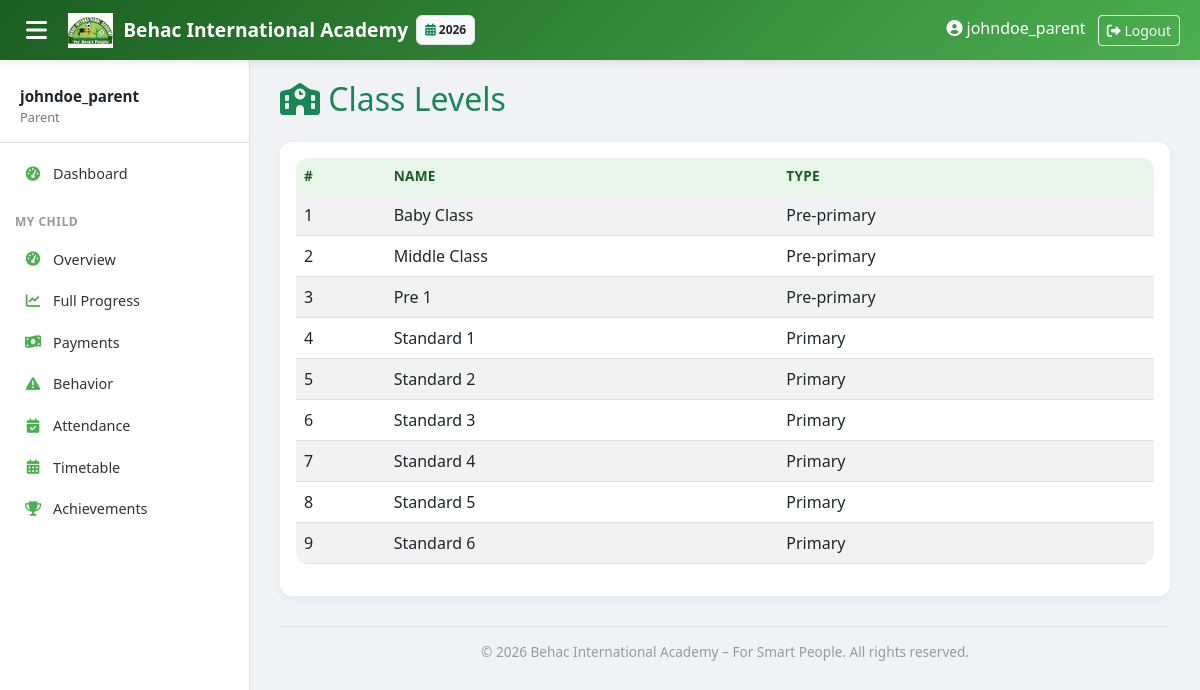
The page /academics/classes/ (signed in) on the database its author committed.
### core/models.py (models this page shows, shortened)
class AcademicYear(models.Model):
    name = models.CharField(max_length=20)  # "2025-2026"
    start_date = models.DateField()
    end_date = models.DateField()
    is_current = models.BooleanField(default=False)

### academics/models.py (models this page shows, shortened)
class ClassLevel(models.Model):
    LEVEL_TYPES = (('PRE','Pre-primary'), ('PRIMARY','Primary'))
    name = models.CharField(max_length=20)  # "Pre 1", "Grade 1"
    level_type = models.CharField(max_length=10, choices=LEVEL_TYPES)
    order = models.PositiveSmallIntegerField(unique=True)  # 1..9
    class Meta:
        ordering = ['order']

### academics/views.py (the view)
# urls.py: path('classes/', views.ClassLevelListView.as_view(), name='classlevel_list'),
class ClassLevelListView(LoginRequiredMixin, ListView):
    model = ClassLevel
    template_name = 'academics/classlevel_list.html'
    context_object_name = 'classlevels'
    def get_queryset(self):
        qs = super().get_queryset()
        if hasattr(self.request.user, 'teacher_profile'):
            teacher = self.request.user.teacher_profile
            teacher_classes = teacher.classes.all()
            if teacher_classes.exists():
                qs = teacher_classes
        return qs.distinct()

### academics/context_processors.py (called while the page is built)
def academic_year_processor(request):
    current_year = AcademicYear.objects.filter(is_current=True).first()
    all_years = AcademicYear.objects.all().order_by('-start_date')
    return {
        'current_year': current_year,
        'all_years': all_years,
    }

### templates/academics/classlevel_list.html
{% extends 'base.html' %}
{% block content %}
<div class="d-flex justify-content-between align-items-center mb-3">
    <h2 class="text-success"><i class="fas fa-school"></i> Class Levels</h2>
</div>
<div class="card">
    <div class="card-body">
        <div class="table-responsive">
            <table class="table table-striped">
                <thead><tr><th>#</th><th>Name</th><th>Type</th></tr></thead>
                <tbody>
                    {% for c in classlevels %}
                    <tr>
                        <td>{{ c.order }}</td>
                        <td>{{ c.name }}</td>
                        <td>{{ c.get_level_type_display }}</td>
                    </tr>
                    {% empty %}<tr><td colspan="3">No classes configured.</td></tr>{% endfor %}
                </tbody>
            </table>
        </div>
    </div>
</div>
{% endblock %}

### templates/base.html (shortened to what this page needs)
<!DOCTYPE html>
<html lang="en">
<head>
    <link href="https://cdn.jsdelivr.net/npm/bootstrap@5.3.0/dist/css/bootstrap.min.css" rel="stylesheet">
    <link rel="stylesheet" href="https://cdnjs.cloudflare.com/ajax/libs/font-awesome/6.0.0/css/all.min.css">
</head>
<body>
    {% if user.is_authenticated %}
    <nav class="topbar">
        <button class="sidebar-toggle" onclick="document.querySelector('.sidebar').classList.toggle('show')">
            <i class="fas fa-bars"></i>
        </button>
        <a class="topbar-brand" href="{% url 'dashboard:home' %}">
            <img src="/static/images/behac_logo.png" alt="Logo"> Behac International Academy
        </a>
        {% if current_year %}
        <span class="badge bg-light text-dark ms-2 p-2 border" style="font-size: 0.75rem;">
            <i class="fas fa-calendar-alt text-success"></i> {{ current_year.name }}
        </span>
        {% endif %}
        <div class="ms-auto">
            {% if user.is_authenticated %}
                <span class="me-2 d-none d-sm-inline"><i class="fas fa-user-circle"></i> {{ user.get_full_name|default:user.username }}</span>
                <form method="post" action="{% url 'logout' %}" style="display:inline;">
                    <button type="submit" class="btn btn-sm btn-outline-light">
                        <i class="fas fa-sign-out-alt"></i> Logout
                    </button>
                </form>
            {% endif %}
        </div>
    </nav>
    <div class="sidebar" id="sidebar">
        <div class="user-info">
            <div class="name">{{ user.get_full_name|default:user.username }}</div>
            <div class="role">
                {% if user.is_superuser %}Owner
                {% elif user.groups.all %}{{ user.groups.first.name }}
                {% else %}Staff{% endif %}
            </div>
        </div>
        {% if user.is_authenticated %}
        <ul class="nav flex-column">
            <li class="nav-item">
                <a class="nav-link {% if request.path == '/' %}active{% endif %}" href="{% url 'dashboard:home' %}">
                    <i class="fas fa-tachometer-alt"></i> Dashboard
                </a>
            </li>
            {% with user_groups=user.groups.all %}
            {% if 'Parent' in user_groups|join:', ' %}
            <li class="nav-section">My Child</li>
            <li class="nav-item">
                <a class="nav-link {% if '/dashboard/parent/' == request.path %}active{% endif %}" href="{% url 'dashboard:parent' %}"><i class="fas fa-tachometer-alt"></i> Overview</a>
            </li>
            <li class="nav-item">
                <a class="nav-link {% if '/dashboard/parent/progress/' in request.path %}active{% endif %}" href="{% url 'dashboard:parent_progress' %}"><i class="fas fa-chart-line"></i> Full Progress</a>
            </li>
            <li class="nav-item">
                <a class="nav-link {% if '/dashboard/parent/payments/' in request.path %}active{% endif %}" href="{% url 'dashboard:parent_payments' %}"><i class="fas fa-money-bill-wave"></i> Payments</a>
            </li>
            <li class="nav-item">
                <a class="nav-link {% if '/dashboard/parent/behavior/' in request.path %}active{% endif %}" href="{% url 'dashboard:parent_behavior' %}"><i class="fas fa-exclamation-triangle"></i> Behavior</a>
            </li>
            <li class="nav-item">
                <a class="nav-link {% if '/dashboard/parent/attendance/' in request.path %}active{% endif %}" href="{% url 'dashboard:parent_attendance' %}"><i class="fas fa-calendar-check"></i> Attendance</a>
            </li>
            <li class="nav-item">
                <a class="nav-link {% if '/dashboard/parent/timetable/' in request.path %}active{% endif %}" href="{% url 'dashboard:parent_timetable' %}"><i class="fas fa-calendar-alt"></i> Timetable</a>
            </li>
            <li class="nav-item">
                <a class="nav-link {% if '/dashboard/parent/achievements/' in request.path %}active{% endif %}" href="{% url 'dashboard:parent_achievements' %}"><i class="fas fa-trophy"></i> Achievements</a>
            </li>
            {% endif %}
            {% endwith %}
        </ul>
        {% endif %}
    </div>
    {% endif %}
    <div class="main-content"{% if not user.is_authenticated %} style="margin-left: 0 !important;"{% endif %}>
        {% block content %}{% endblock %}
        <div class="main-footer">
            &copy; {% now "Y" %} Behac International Academy – For Smart People. All rights reserved.
        </div>
    </div>
</body>
</html>

### templates/base.html (style rules this page uses)
:root { --behac-dark: #1B5E20; --behac-light: #4CAF50; --behac-bg: #E8F5E9; --sidebar-width: 250px; }
body { background-color: #f0f2f5; font-family: 'Segoe UI', Tahoma, Geneva, Verdana, sans-serif; overflow-x: hidden; }
.topbar { background: linear-gradient(135deg, var(--behac-dark), var(--behac-light)); box-shadow: 0 2px 8px rgba(0,0,0,0.1); position: fixed; top: 0; left: 0; right: 0; z-index: 1030; height: 60px; display: flex; align-items: center; padding: 0 20px; color: white; }
.topbar-brand { font-weight: bold; font-size: 1.2rem; color: white; text-decoration: none; display: flex; align-items: center; gap: 10px; }
.topbar-brand img { height: 35px; }
.sidebar-toggle { background: none; border: none; color: white; font-size: 1.5rem; cursor: pointer; margin-right: 15px; }
.sidebar { position: fixed; top: 60px; left: 0; bottom: 0; width: var(--sidebar-width); background: white; border-right: 1px solid #e0e0e0; padding-top: 10px; overflow-y: auto; z-index: 1020; transition: transform 0.3s ease; }
.sidebar .nav-section { padding: 8px 15px; font-size: 0.75rem; text-transform: uppercase; font-weight: 700; color: #999; letter-spacing: 0.5px; margin-top: 10px; }
.sidebar .nav-item { padding: 0; }
.sidebar .nav-link { padding: 10px 20px; color: #333; display: flex; align-items: center; gap: 10px; border-left: 3px solid transparent; transition: all 0.2s; font-size: 0.9rem; }
.sidebar .nav-link i { width: 20px; text-align: center; color: var(--behac-light); }
.sidebar .user-info { padding: 15px 20px; border-bottom: 1px solid #e0e0e0; margin-bottom: 10px; }
.sidebar .user-info .name { font-weight: 600; font-size: 0.95rem; }
.sidebar .user-info .role { font-size: 0.8rem; color: #777; }
.main-content { margin-top: 60px; margin-left: var(--sidebar-width); padding: 20px 30px; min-height: calc(100vh - 60px); }
.main-footer { margin-top: 30px; padding-top: 15px; border-top: 1px solid #e0e0e0; text-align: center; color: #999; font-size: 0.85rem; }
.card { border-radius: 12px; box-shadow: 0 2px 8px rgba(0,0,0,0.05); border: none; transition: box-shadow 0.2s; }
table.table { background: white; border-radius: 12px; overflow: hidden; }
table.table thead th { background-color: var(--behac-bg); color: var(--behac-dark); border-bottom: none; font-weight: 600; font-size: 0.85rem; text-transform: uppercase; letter-spacing: 0.3px; }

### rows shown on the page
AcademicYear: name "2026"
ClassLevel: order "1", name "Baby Class", level_type "Pre-primary"
ClassLevel: order "2", name "Middle Class", level_type "Pre-primary"
ClassLevel: order "3", name "Pre 1", level_type "Pre-primary"
ClassLevel: order "4", name "Standard 1", level_type "Primary"
ClassLevel: order "5", name "Standard 2", level_type "Primary"
ClassLevel: order "6", name "Standard 3", level_type "Primary"
ClassLevel: order "7", name "Standard 4", level_type "Primary"
ClassLevel: order "8", name "Standard 5", level_type "Primary"
ClassLevel: order "9", name "Standard 6", level_type "Primary"

### other values the page prints
{{ user.get_full_name|default:user.username }} "johndoe_parent"
{{ user.groups.first.name }} "Parent"
